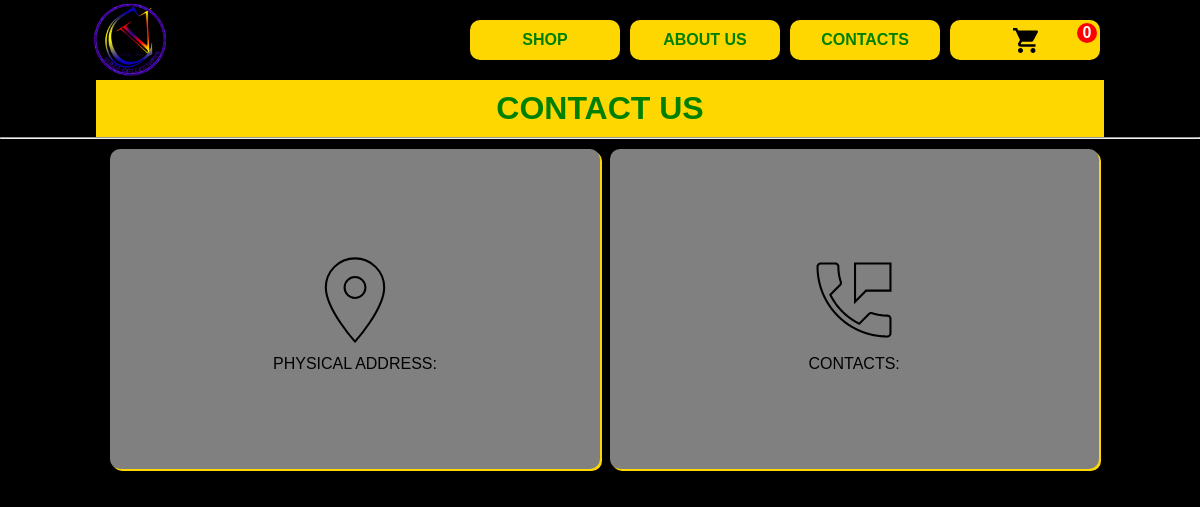
The page /contacts/ on the database as committed earlier.
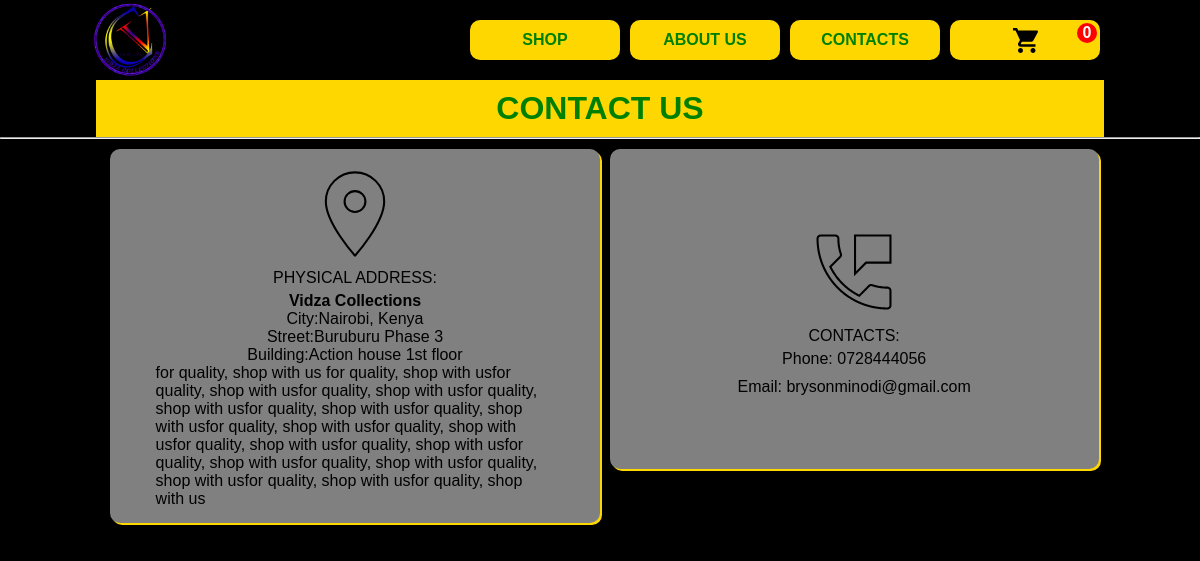
The same page on the database as committed later.
### app/models.py (models this page shows, shortened)
class Physical_address(models.Model):
    name=models.CharField(max_length=200)
    city = models.CharField(max_length=200, null=True, blank=True)
    street = models.CharField(max_length=200, null=True, blank=True)
    building = models.CharField(max_length=200, null=True, blank=True)
    additional_information = models.TextField(null=True, blank=True)

class Phone_number(models.Model):
    number=models.CharField(max_length=200)

class Email(models.Model):
    email_address=models.EmailField(max_length=200)

### app/views.py (the view)
# urls.py: path('contacts/', views.contacts, name='contacts'),
def contacts(request):
    data = cartData(request)
    cart_items = data['cartItems']
    socials = Social_media.objects.all()
    phone_numbers=Phone_number.objects.all()
    emails=Email.objects.all()
    physical_addresses=Physical_address.objects.all()
    context={
        'cart_items':cart_items,
        'socials':socials,
        'phone_numbers':phone_numbers,
        'emails':emails,
        'physical_addresses':physical_addresses,
    }
    return render(request, 'app/contacts.html', context)

### store/utils.py (called while the page is built, shortened)
def cookieCart(request):
	try:
		cart = json.loads(request.COOKIES['cart'])
	except:
		cart = {}
		print('CART:', cart)
	items = []
	order = {'get_cart_total':0, 'get_cart_items':0}
	cartItems = order['get_cart_items']
	return {'cartItems':cartItems ,'order':order, 'items':items}

def cartData(request):
	cookieData = cookieCart(request)
	cartItems = cookieData['cartItems']
	order = cookieData['order']
	items = cookieData['items']
	return {'cartItems':cartItems ,'order':order, 'items':items}

### app/templates/app/contacts.html (shortened to what this page needs)
{% extends "app/base.html" %}  {% load static %} {% block css %}
<link rel="stylesheet" href="{% static 'app/css/home.css' %}">
<link rel="stylesheet" href="{% static 'app/css/contacts.css' %}"> {% endblock %} {% block nav %} {% endblock %} {% block body %}
<div class="contact_header">
    <div>
        <h1>CONTACT US</h1>
    </div>
</div>
<hr id="line-seperator">
<div class="section_body contacts_section">
    <div>
        <div class="contact_cartegory" id="contact_one">
            <img src="{% static 'app/images/svgs/locationoutlined.svg' %}" alt="" class="contact_cartegory_image">
            <p>PHYSICAL ADDRESS:</p>
            {% for physical_address in physical_addresses %}
            <div class="contact">
                <p> <b>{{ physical_address.name }}</b> </p>
                {% if physical_address.city %}
                <p>City:{{ physical_address.city }}</p>
                {% endif %} {% if physical_address.street %}
                <p>Street:{{ physical_address.street }}</p>
                {% endif %} {% if physical_address.building %}
                <p>Building:{{ physical_address.building }}</p>
                {% endif %} {% if physical_address.additional_information %}
                <p>{{ physical_address.additional_information }}</p>
                {% endif %}
            </div>
            {% endfor %}
        </div>
        <div class="contact_cartegory" id="contact_two">
            <img src="{% static 'app/images/svgs/contactsoutlined.svg' %}" alt="" class="contact_cartegory_image">
            <p>CONTACTS:</p>
            {% for phone_number in phone_numbers %}
            <div class="contact">
                <p>Phone: {{ phone_number.number }}</p>
            </div>
            {% endfor %} {% for email in emails %}
            <div class="contact">
                <p>Email: {{ email.email_address }}</p>
            </div>
            {% endfor %}
        </div>
    </div>
</div>
{% endblock %} {% block js %} {% endblock %}

### app/templates/app/base.html (shortened to what this page needs)
{% load static %}
<!DOCTYPE html>
<html lang="en">
<head>
    <link rel="stylesheet" href="{% static 'app/css/base.css' %}"> {% block css %} {% endblock %}
</head>
<body>
    <header id="header">
        <div class="logoandnav">
            <a href="{% url 'app_home' %} " class="logo">
                <img src="{% static 'app/images/svgs/logo2.png' %}" alt="" class="logo">
            </a>
        </div>
        <nav class="navigation">
            <a href="{% url 'store_home' %}" class="button">shop</a>
            <a href="{% url 'app_home' %}" class="button">about us</a>
            <a href="{% url 'contacts' %}" class="button">contacts</a> {% block nav %} {% endblock %}
            <a href="{% url 'cart' %}" class="button cart_button">
                <img src="{% static 'app/images/svgs/shoppingcart.svg' %}" class="main_image" alt="">
                <p class="cart_number">{{cart_items}}</p>
            </a>
        </nav>
    </header>
    <section>
        {% block body %} {% endblock %}
    </section>
</body>
</html>

### static/app/css/base.css (style rules this page uses)
* { margin: 0px; padding: 0px; font-family: 'Century Gothic', sans-serif; }
body { display: flex; flex-direction: column; min-height: 100vh; background-color: black; }
a { text-decoration: none; }
header { display: flex; flex: 0 0 80px; align-items: center; width: 85%; margin-left: auto; margin-right: auto; }
.logoandnav { display: flex; flex: 1; height: 80px; justify-content: space-between; align-items: center; }
.logo { display: flex; flex: 0 0 60px; height: 100%; justify-content: center; align-items: center; margin-right: auto; }
.navigation { display: flex; flex: 3; margin: 5px; justify-content: flex-end }
.button { font-weight: bold; display: flex; height: 40px; flex: 1 0 80px; max-width: 150px; margin: 5px; align-items: center; justify-content: center; background-color: gold; border-radius: 10px 10px; color: green; text-transform: uppercase; }
.button img { height: 25px; width: 25px; }
.cart_button { position: relative; }
.cart_button .cart_number { display: flex; position: absolute; right: 0; top: 0; height: 20px; width: 20px; align-items: center; justify-content: center; background-color: red; color: white; border-radius: 50%; margin: 3px; }
section { display: flex; flex-direction: column }

### static/app/css/contacts.css (style rules this page uses)
.contact_header { display: flex; width: 100%; align-items: center; justify-content: center; background-color: black; }
.contact_header div { background-color: gold; width: 84%; padding: 10px 0 10px 0; }
.contact_header h1 { display: flex; justify-content: center; color: green; font-size: xx-large; font-weight: bolder; }
.contacts_section { background-color: black; width: 100%; align-items: center; justify-content: center; display: flex; }
.contacts_section div { width: 85%; }
#contact_one { margin-left: 0%; margin-right: 2%; }
#contact_one { margin-left: 2%; margin-right: 0%; }
.contacts_section div .contact_cartegory { float: left; height: auto; width: 46%; min-height: 300px; align-items: center; margin: 10px; border-radius: 10px 10px; background-color: gray; padding: 10px; box-shadow: 2px 2px gold; display: flex; justify-content: center; flex-direction: column; }
.contact_cartegory_image { height: 100px; width: 100px; margin: 5px; }
.contact { display: flex; flex-direction: column; margin: 5px; align-items: center; width: 100%; }

Rows that differ between the two databases and show on the page:
added Physical_address: name "Vidza Collections", city "Nairobi, Kenya", street "Buruburu Phase 3", building "Action house 1st floor", additional_information "for quality, shop with us for quality, shop with usfor quality, shop with usfor quality, shop with usfor quality, shop with usfor quality, shop with usfor quality, shop with usfor quality, shop with usfor quality, shop with usfor quality, shop with usfor quality, shop with usfor quality, shop with usfor quality, shop with usfor quality, shop with usfor quality, shop with usfor quality, shop with us"
added Phone_number: number "0728444056"
added Email: email_address "brysonminodi@gmail.com"
